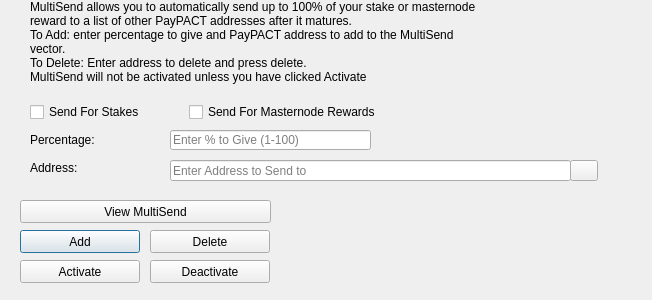
<?xml version="1.0" encoding="UTF-8"?>
<ui version="4.0">
 <class>MultiSendDialog</class>
 <widget class="QDialog" name="MultiSendDialog">
  <property name="windowModality">
   <enum>Qt::NonModal</enum>
  </property>
  <property name="geometry">
   <rect>
    <x>0</x>
    <y>0</y>
    <width>652</width>
    <height>300</height>
   </rect>
  </property>
  <property name="windowTitle">
   <string>MultiSend</string>
  </property>
  <widget class="QLineEdit" name="multiSendPercentEdit">
   <property name="geometry">
    <rect>
     <x>170</x>
     <y>130</y>
     <width>201</width>
     <height>20</height>
    </rect>
   </property>
   <property name="toolTip">
    <string>Enter whole numbers 1 - 100</string>
   </property>
   <property name="placeholderText">
    <string>Enter % to Give (1-100)</string>
   </property>
  </widget>
  <widget class="QLineEdit" name="multiSendAddressEdit">
   <property name="geometry">
    <rect>
     <x>170</x>
     <y>160</y>
     <width>401</width>
     <height>21</height>
    </rect>
   </property>
   <property name="toolTip">
    <string/>
   </property>
   <property name="placeholderText">
    <string>Enter Address to Send to</string>
   </property>
  </widget>
  <widget class="QLabel" name="label_2">
   <property name="geometry">
    <rect>
     <x>30</x>
     <y>0</y>
     <width>451</width>
     <height>121</height>
    </rect>
   </property>
   <property name="lineWidth">
    <number>1</number>
   </property>
   <property name="text">
    <string>MultiSend allows you to automatically send up to 100% of your stake or masternode reward to a list of other PayPACT addresses after it matures.
To Add: enter percentage to give and PayPACT address to add to the MultiSend vector.
To Delete: Enter address to delete and press delete.
MultiSend will not be activated unless you have clicked Activate</string>
   </property>
   <property name="alignment">
    <set>Qt::AlignLeading|Qt::AlignLeft|Qt::AlignTop</set>
   </property>
   <property name="wordWrap">
    <bool>true</bool>
   </property>
  </widget>
  <widget class="QLabel" name="message">
   <property name="geometry">
    <rect>
     <x>290</x>
     <y>200</y>
     <width>351</width>
     <height>91</height>
    </rect>
   </property>
   <property name="text">
    <string/>
   </property>
  </widget>
  <widget class="QPushButton" name="addButton">
   <property name="geometry">
    <rect>
     <x>20</x>
     <y>230</y>
     <width>120</width>
     <height>23</height>
    </rect>
   </property>
   <property name="toolTip">
    <string/>
   </property>
   <property name="statusTip">
    <string>Add to MultiSend Vector</string>
   </property>
   <property name="text">
    <string>Add</string>
   </property>
  </widget>
  <widget class="QPushButton" name="disableButton">
   <property name="geometry">
    <rect>
     <x>150</x>
     <y>260</y>
     <width>120</width>
     <height>23</height>
    </rect>
   </property>
   <property name="statusTip">
    <string>Deactivate MultiSend</string>
   </property>
   <property name="text">
    <string>Deactivate</string>
   </property>
  </widget>
  <widget class="QPushButton" name="addressBookButton">
   <property name="geometry">
    <rect>
     <x>570</x>
     <y>160</y>
     <width>28</width>
     <height>21</height>
    </rect>
   </property>
   <property name="toolTip">
    <string>Choose an address from the address book</string>
   </property>
   <property name="text">
    <string/>
   </property>
   <property name="icon">
    <iconset resource="../PayPACT.qrc">
     <normaloff>:/icons/address-book</normaloff>:/icons/address-book</iconset>
   </property>
   <property name="shortcut">
    <string>Alt+A</string>
   </property>
   <property name="autoDefault">
    <bool>false</bool>
   </property>
  </widget>
  <widget class="QLabel" name="label">
   <property name="geometry">
    <rect>
     <x>30</x>
     <y>130</y>
     <width>121</width>
     <height>20</height>
    </rect>
   </property>
   <property name="toolTip">
    <string>Percentage of stake to send</string>
   </property>
   <property name="text">
    <string>Percentage:</string>
   </property>
  </widget>
  <widget class="QLabel" name="label_5">
   <property name="geometry">
    <rect>
     <x>30</x>
     <y>160</y>
     <width>111</width>
     <height>16</height>
    </rect>
   </property>
   <property name="toolTip">
    <string>Address to send portion of stake to</string>
   </property>
   <property name="text">
    <string>Address:</string>
   </property>
  </widget>
  <widget class="QPushButton" name="deleteButton">
   <property name="geometry">
    <rect>
     <x>150</x>
     <y>230</y>
     <width>120</width>
     <height>23</height>
    </rect>
   </property>
   <property name="toolTip">
    <string/>
   </property>
   <property name="statusTip">
    <string>Delete Address From MultiSend Vector</string>
   </property>
   <property name="text">
    <string>Delete</string>
   </property>
  </widget>
  <widget class="QPushButton" name="activateButton">
   <property name="geometry">
    <rect>
     <x>20</x>
     <y>260</y>
     <width>120</width>
     <height>23</height>
    </rect>
   </property>
   <property name="statusTip">
    <string>Activate MultiSend</string>
   </property>
   <property name="text">
    <string>Activate</string>
   </property>
  </widget>
  <widget class="QPushButton" name="viewButton">
   <property name="geometry">
    <rect>
     <x>20</x>
     <y>200</y>
     <width>251</width>
     <height>23</height>
    </rect>
   </property>
   <property name="toolTip">
    <string/>
   </property>
   <property name="statusTip">
    <string>View MultiSend Vector</string>
   </property>
   <property name="text">
    <string>View MultiSend</string>
   </property>
  </widget>
  <widget class="QWidget" name="horizontalLayoutWidget">
   <property name="geometry">
    <rect>
     <x>30</x>
     <y>100</y>
     <width>351</width>
     <height>24</height>
    </rect>
   </property>
   <layout class="QHBoxLayout" name="horizontalLayout">
    <item>
     <widget class="QCheckBox" name="multiSendStakeCheckBox">
      <property name="text">
       <string>Send For Stakes</string>
      </property>
     </widget>
    </item>
    <item>
     <widget class="QCheckBox" name="multiSendMasternodeCheckBox">
      <property name="text">
       <string>Send For Masternode Rewards</string>
      </property>
     </widget>
    </item>
   </layout>
  </widget>
 </widget>
 <resources>
  <include location="../PayPACT.qrc"/>
 </resources>
 <connections/>
</ui>
